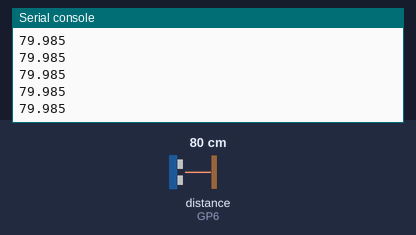
The program below on a simulated Raspberry Pi Pico running CircuitPython. Parts: the last lines printed to the serial console. The test bench sets the inputs (shaded band); at power-on: distance to the obstacle (sensor on GP6) 80 cm. The echo pulse lasts 58.3 µs per cm.

Above: at 1.2 s.
1.3 s: distance to the obstacle (sensor on GP6) set to 2 cm
At 1.38 s:
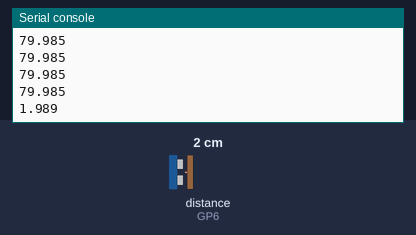
2.8 s: distance to the obstacle (sensor on GP6) set to 4 cm
At 2.89 s:
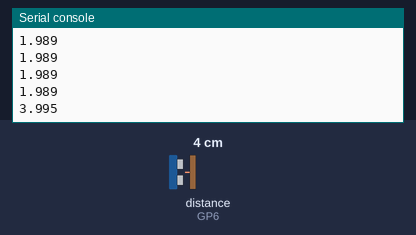
Timing chart, 0 to 5.8 s (numbered marks = the images above; inputs shaded):
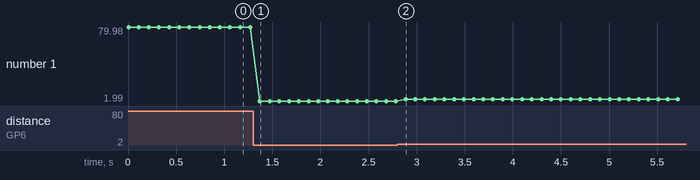

The program:

15ultrasonic_hcsr04.py
```python
'''
Example Pi Pico W. 3V-5.5V SR04P Ultrasonic Ranging Module.

Additional Library:
    - adafruit_hcsr04.mpy
'''

import time
import board
import adafruit_hcsr04

sonar = adafruit_hcsr04.HCSR04(trigger_pin=board.GP7, echo_pin=board.GP6)


while True:
    try:
        print(sonar.distance)
    except RuntimeError:
        print("Retrying!")
        pass
    time.sleep(0.1)
```

Measured:
- after the input at 1.3 s, the serial console: prints a new line after 0.07 s (image 1)
- after the input at 2.8 s, the serial console: prints a new line after 0.08 s (image 2)
- plotted number 1: 79.98 → 1.99 after the input at 1.3 s, 1.99 → 4 after the input at 2.8 s
